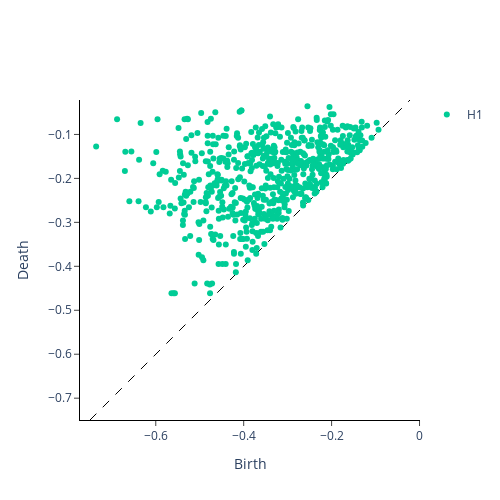

Notebook cell for this chart:
### Code cell
from gtda.plotting import plot_diagram

plot_diagram(diagrams[0])

### Figure 1 — Plotly figure (JSON) as saved in the notebook; plotly's stock layout.template omitted (floating-point values rounded to 4 significant figures; data arrays with more than 128 entries replaced by an {"elided": "..."} marker saying what was removed)
{"data": [{"hoverinfo": "none", "line": {"color": "black", "dash": "dash", "width": 1}, "mode": "lines", "showlegend": false, "type": "scatter", "x": [-0.7496, -0.02165], "y": [-0.7496, -0.02165]}, {"hoverinfo": "text", "hovertext": [], "mode": "markers", "name": "H0", "type": "scatter", "x": [], "y": []}, {"hoverinfo": "text", "hovertext": {"elided": "640 str values"}, "mode": "markers", "name": "H1", "type": "scatter", "x": {"elided": "640 float values"}, "y": {"elided": "640 float values"}}], "layout": {"height": 500, "plot_bgcolor": "white", "width": 500, "xaxis": {"autorange": false, "domain": [0, 1], "exponentformat": "e", "linecolor": "black", "linewidth": 1, "mirror": false, "range": [-0.7701, -0.001176], "showexponent": "all", "showline": true, "side": "bottom", "ticks": "outside", "title": {"text": "Birth"}, "type": "linear", "zeroline": true}, "yaxis": {"autorange": false, "domain": [0, 1], "exponentformat": "e", "linecolor": "black", "linewidth": 1, "mirror": false, "range": [-0.7496, -0.02165], "scaleanchor": "x", "scaleratio": 1, "showexponent": "all", "showline": true, "side": "left", "ticks": "outside", "title": {"text": "Death"}, "type": "linear", "zeroline": true}}}
